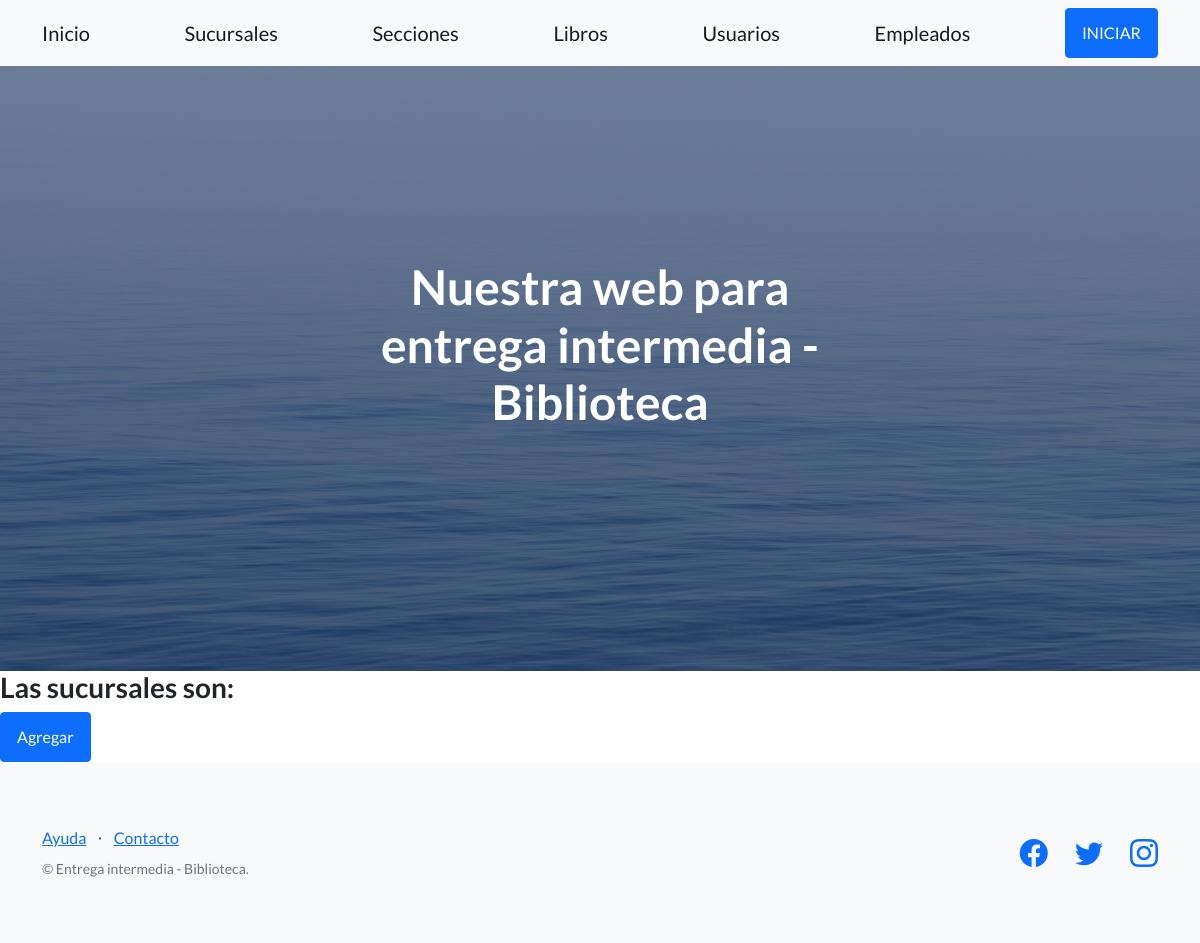
The page /biblioteca/sucursales on the database as committed earlier.
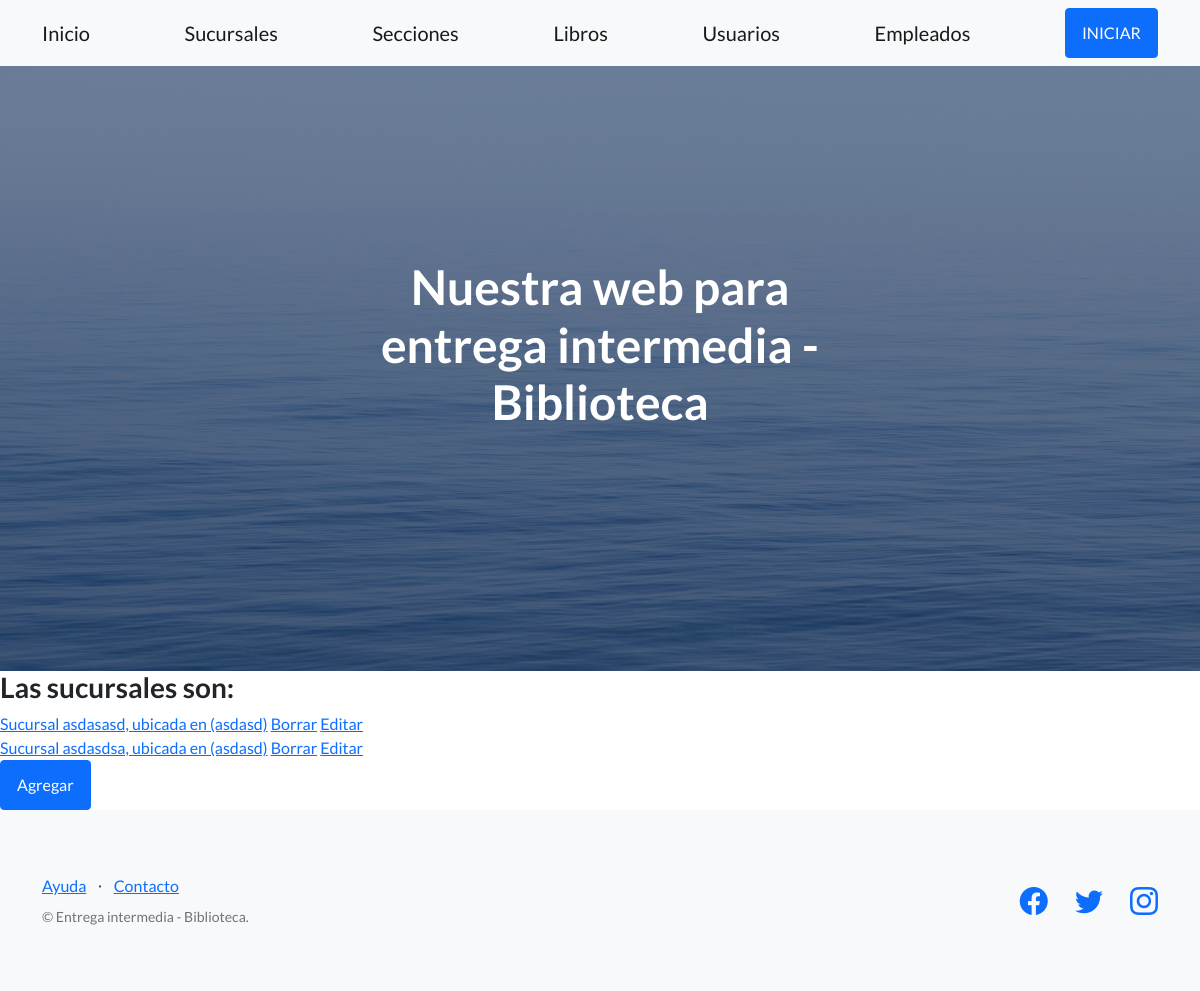
The same page on the database as committed later.
### AppEntrega1/models.py (models this page shows)
class Sucursal(models.Model):
    nombre = models.CharField(max_length=50, verbose_name='Nombre del local')
    localidad = models.CharField(max_length=50)
    direccion = models.CharField(max_length=50)
    def __str__(self):
        return f'Sucursal {self.nombre}, ubicada en ({self.localidad})'

### AppEntrega1/views.py (the view)
# urls.py: path('sucursales', SucursalListView.as_view(), name = 'sucursales'),
class SucursalListView(ListView):
    model = Sucursal
    template_name = 'AppEntrega1/sucursal.html'
    context_object_name = 'sucursales'

### templates/AppEntrega1/sucursal.html (shortened to what this page needs)
{% extends 'AppEntrega1/padre.html' %}
{% block contenidoQueCambia %}
    <h3> Las sucursales son: </h3>
    {% for sucursal in sucursales%}
    <a href="{% url 'sucursal_view' sucursal.id %}">{{ sucursal }}</a>
    <a href="{% url 'sucursal_delete' sucursal.id %}">Borrar</a>
    <a href="{% url 'sucursal_update' sucursal.id %}">Editar</a>
        <br>
    {% endfor %}
<a class="btn btn-primary" href="{% url 'sucursal_add' %}"> Agregar </a>
{% endblock %}

### templates/AppEntrega1/padre.html (shortened to what this page needs)
<!DOCTYPE html>
<html lang="en">
    <head>
        {% load static %}
        <link href="https://cdn.jsdelivr.net/npm/bootstrap-icons@1.5.0/font/bootstrap-icons.css" rel="stylesheet" type="text/css" />
        <link href="{%static 'AppEntrega1/css/styles.css' %}" rel="stylesheet" />
    </head>
    <body>
        <nav class="navbar navbar-light bg-light static-top">
            <div class="container">
                <a class="navbar-brand" href="{% url 'inicio' %}">Inicio</a>
                <a class="navbar-brand" href="{% url 'sucursales' %}">Sucursales</a>
                <a class="navbar-brand" href="{% url 'secciones' %}">Secciones</a>
                <a class="navbar-brand" href="{% url 'libros' %}">Libros</a>
                <a class="navbar-brand" href="{% url 'usuarios' %}">Usuarios</a>
                <a class="navbar-brand" href="{% url 'empleados' %}">Empleados</a>
                <a class="btn btn-primary" href="#NADAAUN">INICIAR</a>
            </div>
        </nav>
        <header class="masthead">
            <div class="container position-relative">
                <div class="row justify-content-center">
                    <div class="col-xl-6">
                        <div class="text-center text-white">
                            <h1 class="mb-5">Nuestra web para entrega intermedia - Biblioteca</h1>
                        </div>
                    </div>
                </div>
            </div>
        </header>
        {% block contenidoQueCambia %}
        {% endblock %}
        <footer class="footer bg-light">
            <div class="container">
                <div class="row">
                    <div class="col-lg-6 h-100 text-center text-lg-start my-auto">
                        <ul class="list-inline mb-2">
                            <li class="list-inline-item"><a href="#!">Ayuda</a></li>
                            <li class="list-inline-item">⋅</li>
                            <li class="list-inline-item"><a href="#!">Contacto</a></li>
                        </ul>
                        <p class="text-muted small mb-4 mb-lg-0">&copy; Entrega intermedia - Biblioteca.</p>
                    </div>
                    <div class="col-lg-6 h-100 text-center text-lg-end my-auto">
                        <ul class="list-inline mb-0">
                            <li class="list-inline-item me-4">
                                <a href="#!"><i class="bi-facebook fs-3"></i></a>
                            </li>
                            <li class="list-inline-item me-4">
                                <a href="#!"><i class="bi-twitter fs-3"></i></a>
                            </li>
                            <li class="list-inline-item">
                                <a href="#!"><i class="bi-instagram fs-3"></i></a>
                            </li>
                        </ul>
                    </div>
                </div>
            </div>
        </footer>
    </body>
</html>

Rows that differ between the two databases and show on the page:
added Sucursal: nombre+localidad "Sucursal asdasasd, ubicada en (asdasd)"
added Sucursal: nombre+localidad "Sucursal asdasdsa, ubicada en (asdasd)"
